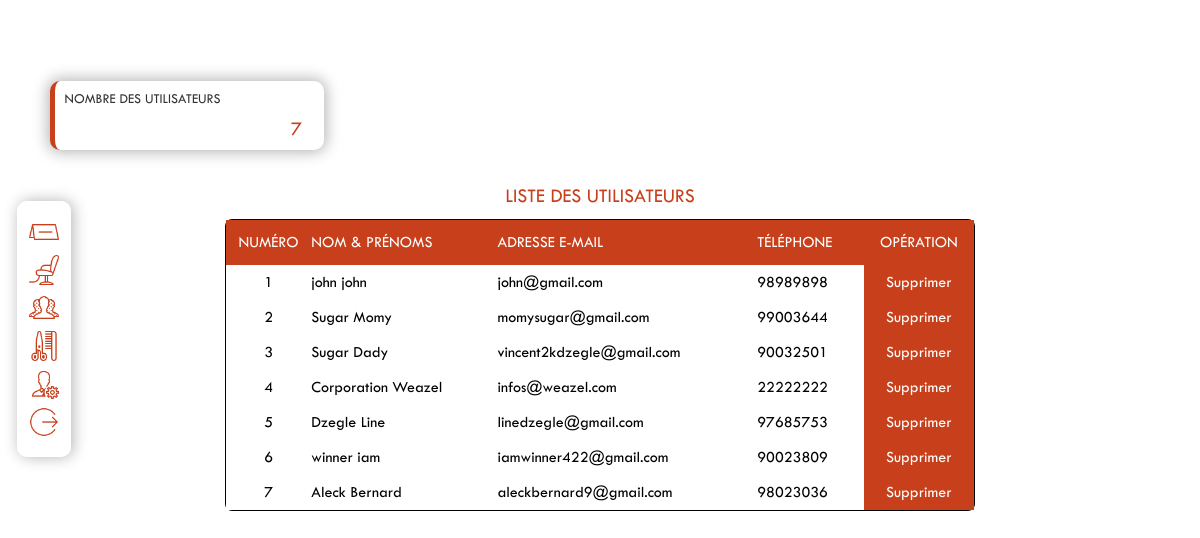
The app's page /administration/utilisateurs.php (signed in) with its own data.
### tables this page shows
CREATE TABLE `utilisateurs` (
  `num_user` int(11) NOT NULL,
  `nom_user` varchar(50) NOT NULL,
  `prenoms_user` varchar(70) NOT NULL,
  `numTel` char(8) NOT NULL,
  `adr_mail` varchar(100) NOT NULL,
  `mot_passe` text NOT NULL
);

### administration/utilisateurs.php (the view, shortened to what this page needs)
<?php
	$pdo = new PDO('mysql:host=localhost; dbname=salon', 'root', '', array(PDO::MYSQL_ATTR_INIT_COMMAND => 'SET NAMES utf8'));
	if (empty($_SESSION['num_admin'])) {
		header("Location: index.php");
		exit();
	}else{
		$reqUser = $pdo->prepare("SELECT * FROM `utilisateurs` order by `num_user` DESC");
		$reqUser->execute();
		$listeUser = $reqUser->fetchAll();
		$nbUser = $reqUser->rowCount();
	}
?>
<!DOCTYPE html>
<html >
<head>
	<link rel="stylesheet" type="text/css" href="../css/admin.css"/>
</head>
<body>
	<div id="corps">
		<div id="entete">
			<h3>Picos Coiffure - Centre d'Administration</h3>
		</div>
		<?php include("menu.php");?>
		<div id="alignement">
            <div class="box-info">
                <p class="entetes">Nombre des utilisateurs</p>
                <p class="chiffres"><?php echo $nbUser;?></p>
            </div>
        </div>
		<div id="users">
			<h4>Liste des Utilisateurs</h4>
			<center>
			<table class="tble" cellpadding="0" cellspacing="0" border="0">
				<tr class="entete">
					<td align="center">Numéro</td>
					<td>Nom & Prénoms</td>
					<td>Adresse E-mail</td>
					<td>Téléphone</td>
					<td align="center">Opération</td>
				</tr>
				<?php
					$i = 1;
					foreach ($listeUser as $user) {
						echo "
							<tr class='infos'>
								<td align='center'>".$i."</td>
								<td>".$user['nom_user']." ".$user['prenoms_user']."</td>
								<td>".$user['adr_mail']."</td>
								<td>".$user['numTel']."</td>
								<td align='center' class='clien'><a href='spr_user.php?num_user=".$user['num_user']."' class='supprimer'>Supprimer</a></td>
							</tr>";
						$i++;
					}
				?>
			</table>
			</center>
		</div>
	</div>
</body>
</html>

### css/admin.css (style rules this page uses)
* { font-family: 'Tw Cen MT'; padding: 0; margin: 0; outline: 0; }
body { background-image: url('../img/1142.jpg'); background-size:cover; background-repeat: no-repeat; background-attachment:fixed; }
#corps { height: 100%; width: 100%; }
#entete h3 { text-align: center; text-transform: uppercase; padding-top: 2%; letter-spacing: 2px; font-size: 30px; color: white; font-weight: lighter; }
#users { padding: 2%; }
#users h4 { text-transform: uppercase; color: #c83f1b; text-align: center; margin:1%; font-weight: lighter; font-size: 20px; }
.tble { width: 750px; height: auto; text-align: left; margin-bottom: 2%; border-radius: 7px; border: 1px solid black; }
.entete { background-color: #c83f1b; color: white; height: 45px; text-transform: uppercase; }
.infos { background-color: rgb(255,255,255); color: black; height: 35px; }
.supprimer { text-decoration: none; color: white; }
.clien { background-color: #c83f1b; }
.box-info { margin-top: 2%; border-left: 5px solid #c83f1b; padding: .8%; box-shadow: 0 0 15px 2px rgba(0,0,0,.3); background-color: white; width: 250px; display: inline-block; margin-left: 50px; border-radius: 10px; }
.chiffres { text-align: right; padding-top: 5%; font-weight: lighter; font-size: 20px; color: #c83f1b; padding-right: 5%; }
.entetes { font-size: 14px; text-transform: uppercase; color: #333; font-weight:lighter; }

### records on screen
utilisateurs: nom_user "john", prenoms_user "john", adr_mail "john@gmail.com", numTel "98989898"
utilisateurs: nom_user "Sugar", prenoms_user "Momy", adr_mail "momysugar@gmail.com", numTel "99003644"
utilisateurs: nom_user "Sugar", prenoms_user "Dady", adr_mail "vincent2kdzegle@gmail.com", numTel "90032501"
utilisateurs: nom_user "Corporation", prenoms_user "Weazel", adr_mail "infos@weazel.com", numTel "22222222"
utilisateurs: nom_user "Dzegle", prenoms_user "Line", adr_mail "linedzegle@gmail.com", numTel "97685753"
utilisateurs: nom_user "winner", prenoms_user "iam", adr_mail "iamwinner422@gmail.com", numTel "90023809"
utilisateurs: nom_user "Aleck", prenoms_user "Bernard", adr_mail "aleckbernard9@gmail.com", numTel "98023036"

### other values on screen
$nbUser "7"
